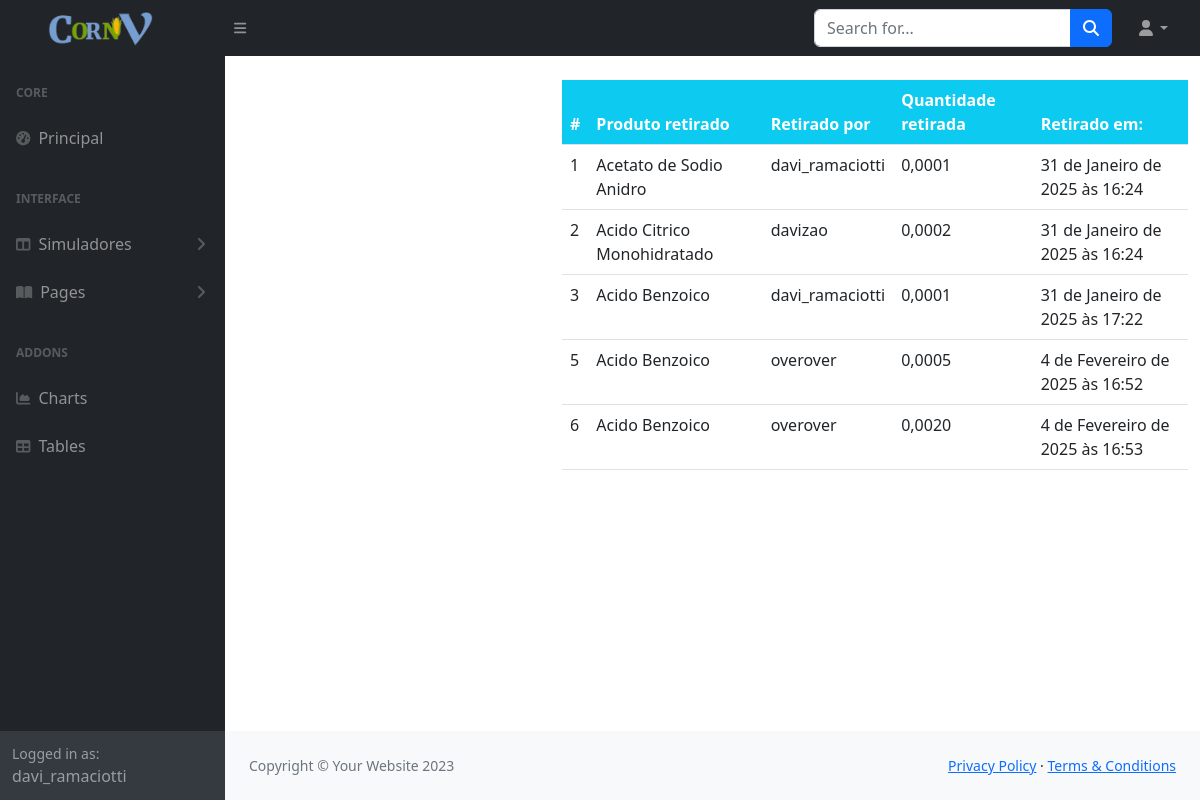
The app's page /retirada/ (signed in) with its own data.
### estatisticas/models.py (models this page shows, shortened)
class Retirada(models.Model):
    produto = models.ForeignKey(Produto, on_delete=models.CASCADE, null=True)
    staff = models.ForeignKey(User, models.CASCADE, null=True)
    quantidade_retirada = models.DecimalField(max_digits=19, decimal_places=4, null=True)
    data = models.DateTimeField(auto_now_add=True)

class Produto(models.Model):
    nome = models.CharField(max_length=200, null=True)
    classificacao = models.CharField(max_length=200, choices=CLASSIFICACAO , null=True)
    quantidade = models.DecimalField(max_digits=19, decimal_places=4, null=True)
    def __str__(self):
        return f'{self.nome}'

### estatisticas/views.py (the view)
# urls.py: path('retirada/', views.retirada, name="estatisticas-retirada"),
@login_required(login_url='user-login', ) # está configurado nas settings > login_url.
def retirada(request):
    retiradas = Retirada.objects.all()
    produtos = Produto.objects.all()
    workers = User.objects.all()
    workers_count = workers.count()
    produtos_count = produtos.count()
    retiradas_count = retiradas.count()
    context = {
        'retiradas' : retiradas,
        'workers_count' : workers_count,
        'produtos_count' : produtos_count,
        'retiradas_count' :  retiradas_count,
    }
    return render(request, 'estatisticas/retirada.html', context)

### templates/estatisticas/retirada.html (shortened to what this page needs)
{% extends 'partials/base.html' %}
{% block content%}
 {% include 'partials/topnav.html' %}
<div class="container">
    <div class="row my-4">
        <div class="col-md-4">
        </div>
        <div class="col-md-8">
            <table class="table bg-white">
                <thead class="bg-info">
                    <tr class="text-white">
                        <th scope="col">#</th>
                        <th scope="col">Produto retirado</th>
                        <th scope="col">Retirado por</th>
                        <th scope="col">Quantidade retirada</th>
                        <th scope="col">Retirado em:</th>
                    </tr>
                </thead>
                <tbody>
                    {% for retirada in retiradas %}
                    <tr>
                        <td> {{retirada.id}} </td>
                        <td> {{retirada.produto}} </td>
                        <td> {{retirada.staff}} </td>
                        <td> {{retirada.quantidade_retirada}} </td>
                        <td> {{retirada.data}} </td>
                    </tr>
                    {% endfor %}
                </tbody>
            </table>
        </div>
    </div>
</div>
{% endblock %}

### templates/partials/base.html (shortened to what this page needs)
{% load static %}
<!DOCTYPE html>
<html lang="en">
    <head>
        <link href="https://cdn.jsdelivr.net/npm/simple-datatables@7.1.2/dist/style.min.css" rel="stylesheet" />
        <link href="{% static '/css/styles.css' %}" rel="stylesheet" />
    </head>
    <body class="sb-nav-fixed">
		{% include 'partials/topnav.html' %}
        <div id="layoutSidenav">
			{% include 'partials/sidebar.html' %}
			<div id="layoutSidenav_content">
                <main>
                        {% block content %} {% endblock %}
                </main>
                <footer class="py-4 bg-light mt-auto">
                    {% include 'partials/footer.html' %}
                </footer>
            </div>
        </div>
    </body>
</html>

### templates/partials/topnav.html (shortened to what this page needs)
{% load static %}
<nav class="sb-topnav navbar navbar-expand navbar-dark bg-dark">
            <a class="navbar-brand ps-5 d-flex align-items-center" href="{% url 'estatisticas-index' %}">
                <img src="{% static 'cornv.png' %}" alt="CornV" style="height: 35px;">
            </a>
            <button class="btn btn-link btn-sm order-1 order-lg-0 me-4 me-lg-0" id="sidebarToggle" href="#!"><i class="fas fa-bars"></i></button>
            <form class="d-none d-md-inline-block form-inline ms-auto me-0 me-md-3 my-2 my-md-0">
                <div class="input-group">
                    <input class="form-control" type="text" placeholder="Search for..." aria-label="Search for..." aria-describedby="btnNavbarSearch" />
                    <button class="btn btn-primary" id="btnNavbarSearch" type="button"><i class="fas fa-search"></i></button>
                </div>
            </form>
            <ul class="navbar-nav ms-auto ms-md-0 me-3 me-lg-4">
                <li class="nav-item dropdown">
                    <a class="nav-link dropdown-toggle" id="navbarDropdown" href="#" role="button" data-bs-toggle="dropdown" aria-expanded="false"><i class="fas fa-user fa-fw"></i></a>
                </li>
            </ul>
        </nav>

### templates/partials/sidebar.html (shortened to what this page needs)
{% load static%}
<div id="layoutSidenav_nav">
                <nav class="sb-sidenav accordion sb-sidenav-dark" id="sidenavAccordion">
                    <div class="sb-sidenav-menu">
                        <div class="nav">
                            <div class="sb-sidenav-menu-heading">Core</div>
                            <a class="nav-link" href="{% url 'estatisticas-index' %}">
                                <div class="sb-nav-link-icon"><i class="fas fa-tachometer-alt"></i></div>
                                Principal
                            </a>
                            <div class="sb-sidenav-menu-heading">Interface</div>
                            <a class="nav-link collapsed" href="#" data-bs-toggle="collapse" data-bs-target="#collapseLayouts" aria-expanded="false" aria-controls="collapseLayouts">
                                <div class="sb-nav-link-icon"><i class="fas fa-columns"></i></div>
                                Simuladores
                                <div class="sb-sidenav-collapse-arrow"><i class="fas fa-angle-down"></i></div>
                            </a>
                            <a class="nav-link collapsed" href="#" data-bs-toggle="collapse" data-bs-target="#collapsePages" aria-expanded="false" aria-controls="collapsePages">
                                <div class="sb-nav-link-icon"><i class="fas fa-book-open"></i></div>
                                Pages
                                <div class="sb-sidenav-collapse-arrow"><i class="fas fa-angle-down"></i></div>
                            </a>
                            <div class="sb-sidenav-menu-heading">Addons</div>
                            <a class="nav-link" href="charts.html">
                                <div class="sb-nav-link-icon"><i class="fas fa-chart-area"></i></div>
                                Charts
                            </a>
                            <a class="nav-link" href="tables.html">
                                <div class="sb-nav-link-icon"><i class="fas fa-table"></i></div>
                                Tables
                            </a>
                        </div>
                    </div>
                    <div class="sb-sidenav-footer">
                        <div class="small">Logged in as:</div>
                        {{ user.username }}
                    </div>
                </nav>
            </div>

### templates/partials/footer.html
{% load static %}
<div class="container-fluid px-4">
    <div class="d-flex align-items-center justify-content-between small">
        <div class="text-muted">Copyright &copy; Your Website 2023</div>
        <div>
            <a href="#">Privacy Policy</a>
            &middot;
            <a href="#">Terms &amp; Conditions</a>
        </div>
    </div>
</div>

### records on screen
Retirada: id "1", produto "Acetato de Sodio Anidro", staff "davi_ramaciotti", quantidade_retirada "0,0001", data "31 de Janeiro de 2025 às 16:24"
Retirada: id "2", produto "Acido Citrico Monohidratado", staff "davizao", quantidade_retirada "0,0002", data "31 de Janeiro de 2025 às 16:24"
Retirada: id "3", produto "Acido Benzoico", staff "davi_ramaciotti", quantidade_retirada "0,0001", data "31 de Janeiro de 2025 às 17:22"
Retirada: id "5", produto "Acido Benzoico", staff "overover", quantidade_retirada "0,0005", data "4 de Fevereiro de 2025 às 16:52"
Retirada: id "6", produto "Acido Benzoico", staff "overover", quantidade_retirada "0,0020", data "4 de Fevereiro de 2025 às 16:53"

### other values on screen
{{ user.username }} "davi_ramaciotti"
